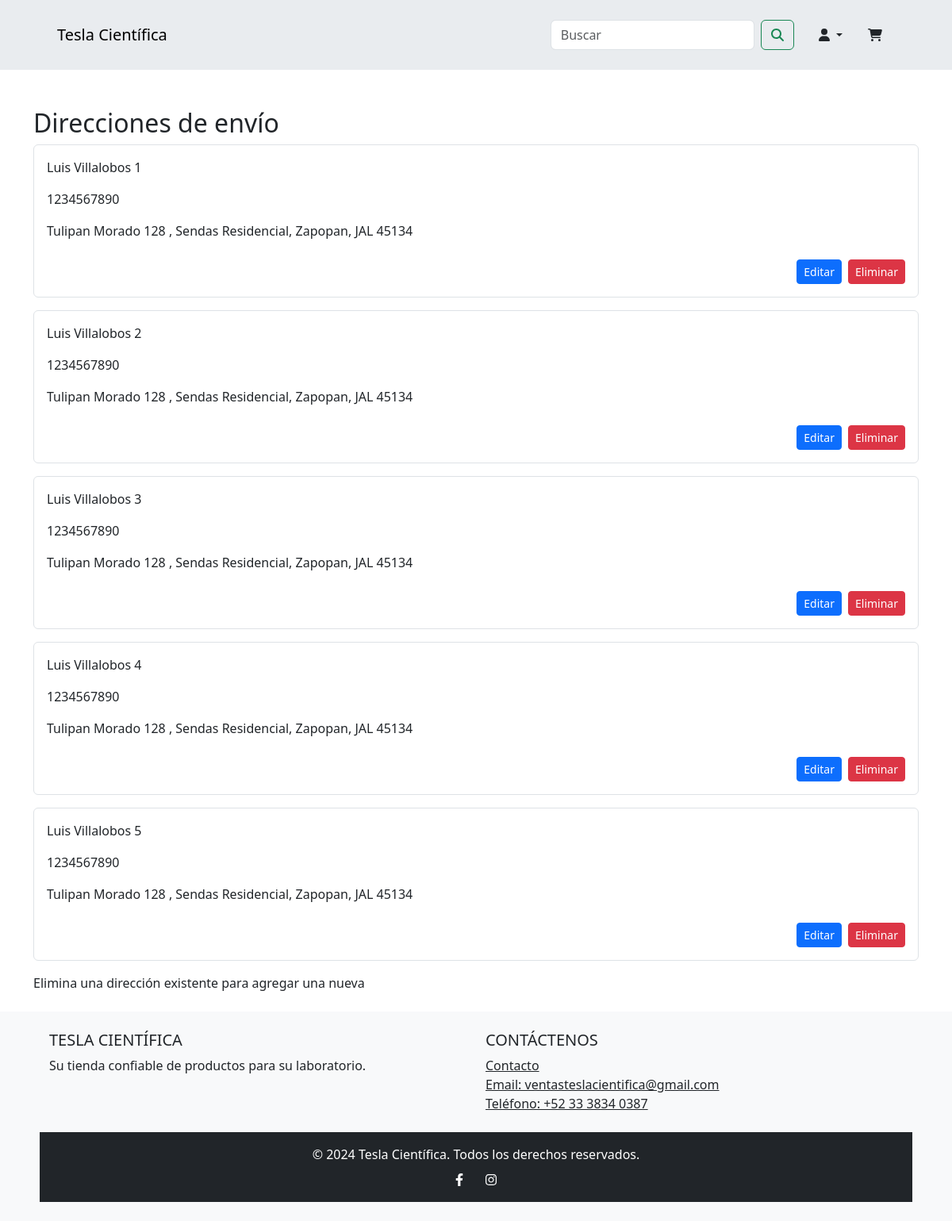
The page /addresses (signed in) on the database as committed earlier.
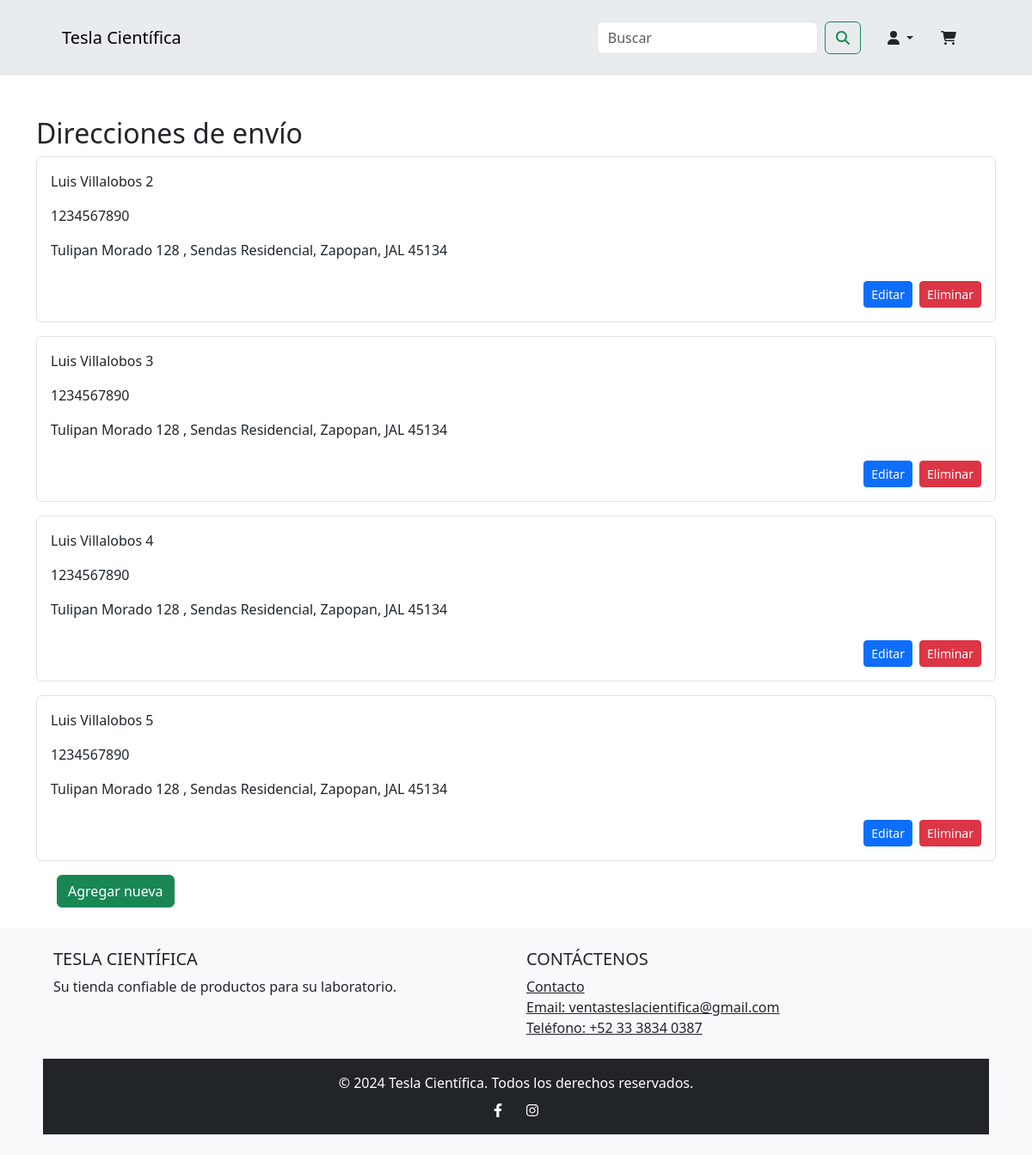
The same page on the database as committed later.
### app/models.py (models this page shows, shortened)
class ShippingAddress(db.Model):
    id = db.Column(db.Integer, primary_key=True)
    client_id = db.Column(db.Integer, db.ForeignKey("client.id"), nullable=False)
    nombre = db.Column(db.String(100), nullable=False)
    apellidos = db.Column(db.String(100), nullable=False)
    celular = db.Column(db.String(10), nullable=False)
    empresa = db.Column(db.String(100))
    calle = db.Column(db.String(100), nullable=False)
    numero = db.Column(db.String(10), nullable=False)
    num_int = db.Column(db.String(10))
    referencias = db.Column(db.String(255))
    colonia = db.Column(db.String(100), nullable=False)
    cp = db.Column(db.String(5), nullable=False)
    ciudad = db.Column(db.String(100), nullable=False)
    estado = db.Column(db.String(100), nullable=False)
    is_deleted = db.Column(db.Boolean, default=False, server_default="0")

### app/routes.py (the view, shortened to what this page needs)
@main.route("/addresses", methods=["GET", "POST"])
@login_required
def addresses():
    saved_addresses = ShippingAddress.query.filter_by(
        client_id=current_user.id, is_deleted=False
    ).all()
    form = ShippingAddressForm()
    return render_template("addresses.html", form=form, saved_addresses=saved_addresses)

### app/models.py (called while the page is built)
@login_manager.user_loader
def load_user(user_id):
    return Client.query.get(int(user_id))

### app/templates/addresses.html (shortened to what this page needs)
{% include "header.html" %} {% block content %}
<div class="container mt-5">
  <h2 class="mt-3">Direcciones de envío</h2>
  <form method="POST" action="{{ url_for('main.addresses') }}">
    <div class="saved-addresses mb-3">
      {% for address in saved_addresses %}
      <div class="address-item p-3 mb-3 border rounded">
        <label class="form-check-label">
          <p>{{ address.nombre }} {{ address.apellidos }}</p>
          <p>{{ address.celular }}</p>
          <p>
            {{ address.calle }} {{ address.numero }} {{ address.num_int }}, {{
            address.colonia }}, {{ address.ciudad }}, {{ address.estado }} {{
            address.cp }}
          </p>
        </label>
        <div class="d-flex justify-content-end mt-2">
          <a
            href="{{ url_for('main.edit_address', id=address.id, next=request.path) }}"
            class="btn btn-primary btn-sm me-2"
            >Editar</a
          >
          <a
            href="{{ url_for('main.delete_address', id=address.id, next=request.path) }}"
            class="btn btn-danger btn-sm"
            >Eliminar</a
          >
        </div>
      </div>
      {% endfor %}
    </div>
    {% if saved_addresses|length < 5 %} {% if saved_addresses|length == 0 %}
    <div id="new-shipping-address" class="show">
      <div class="form-group">
        {{ form.nombre.label(class="form-label") }} {{
        form.nombre(class="form-control", id="nombre") }}
      </div>
      <div class="form-group mt-3">
        {{ form.apellidos.label(class="form-label") }} {{
        form.apellidos(class="form-control", id="apellidos") }}
      </div>
      <div class="form-group mt-3">
        {{ form.celular.label(class="form-label") }} {{
        form.celular(class="form-control", id="celular") }}
      </div>
      <div class="form-group mt-3">
        {{ form.empresa.label(class="form-label") }} {{
        form.empresa(class="form-control", id="empresa") }}
      </div>
      <div class="form-group mt-3">
        {{ form.calle.label(class="form-label") }} {{
        form.calle(class="form-control", id="calle") }}
      </div>
      <div class="form-group mt-3">
        {{ form.numero.label(class="form-label") }} {{
        form.numero(class="form-control", id="numero") }}
      </div>
      <div class="form-group mt-3">
        {{ form.num_int.label(class="form-label") }} {{
        form.num_int(class="form-control", id="num_int") }}
      </div>
      <div class="form-group mt-3">
        {{ form.referencias.label(class="form-label") }} {{
        form.referencias(class="form-control", id="referencias") }}
      </div>
      <div class="form-group mt-3">
        {{ form.colonia.label(class="form-label") }} {{
        form.colonia(class="form-control", id="colonia") }}
      </div>
      <div class="form-group mt-3">
        {{ form.cp.label(class="form-label") }} {{ form.cp(class="form-control",
        id="cp") }}
      </div>
      <div class="form-group mt-3">
        {{ form.ciudad.label(class="form-label") }} {{
        form.ciudad(class="form-control", id="ciudad") }}
      </div>
      <div class="form-group mt-3">
        {{ form.estado.label(class="form-label") }} {{
        form.estado(class="form-control", id="estado") }}
      </div>
      <div class="form-group mt-4">
        {{ form.submit(class="btn btn-primary", type="submit") }}
      </div>
    </div>
    {% else %}
    <div class="form-check mb-3">
      <button
        id="add_new_shipping"
        class="btn btn-success"
        data-bs-toggle="collapse"
        data-bs-target="#new-shipping-address"
        aria-expanded="false"
        aria-controls="new-shipping-address"
      >
        Agregar nueva
      </button>
    </div>
    {% endif %} {% else %}
    <label class="form-check-label"
      >Elimina una dirección existente para agregar una nueva</label
    >
    {% endif %}
  </form>
</div>
{% endblock %} {% include "footer.html" %}

Rows that differ between the two databases and show on the page:
no longer on this page (row edited): ShippingAddress: nombre "Luis", apellidos "Villalobos 1", celular "1234567890", calle "Tulipan Morado", numero "128", colonia "Sendas Residencial", ciudad "Zapopan", estado "JAL", cp "45134"
Other text that changed with them:
text no longer shown: "Elimina una dirección existente para agregar una nueva"
text now shown: "Agregar nueva"
